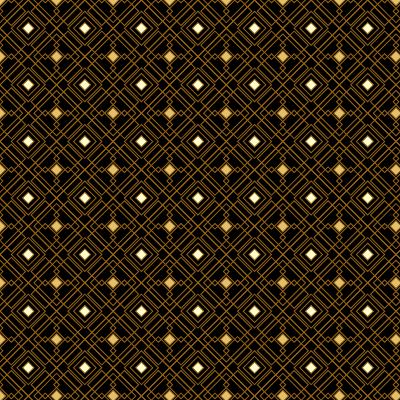
Frame 1 (no input)
Frame 60 (no input): identical to frame 1, image omitted
Frame 120 (the mouse pressed at the canvas centre since frame 60): identical to frame 1, image omitted

The p5.js sketch that drew this single still picture (run headless with seeded random() and noise() and a simulated clock; from frame 60 on, the mouse is pressed at the canvas centre):

// p5.js sketch
// ── sketch.js
var len = 40;

var tracker = 0;

function setup() {
  createCanvas(400, 400);
  rectMode(CENTER)
}

function draw() {
  rotate(PI / 4);
  background(0);
  stroke(153,101,21)
  for (var y = -400; y < height; y+=len) {
    tracker+=1
    for (var x = -400; x < width+400; x+=len) {
      if (tracker % 2 == 0) {
        noFill();
        square(x, y, len);
        square(x,y,len*6/10)
        square (x,y,len*2/5)
        fill(255, 253, 208)
        square(x,y,len*4/20)
        
      } 
      
      
      else {
        noFill()
        square(x,y,len)
        square(x,y,len*8/10)
        square(x-len*4/10,y,len*5/10)
        square(x+len*4/10,y,len*5/10)
        square(x,y-len*4/10,len*5/10)
        square(x,y+len*4/10,len*5/10)
        
        fill(225, 193, 110)
        square(x,y,len*4/20)
      }

      tracker += 1;
    }
  }
}
